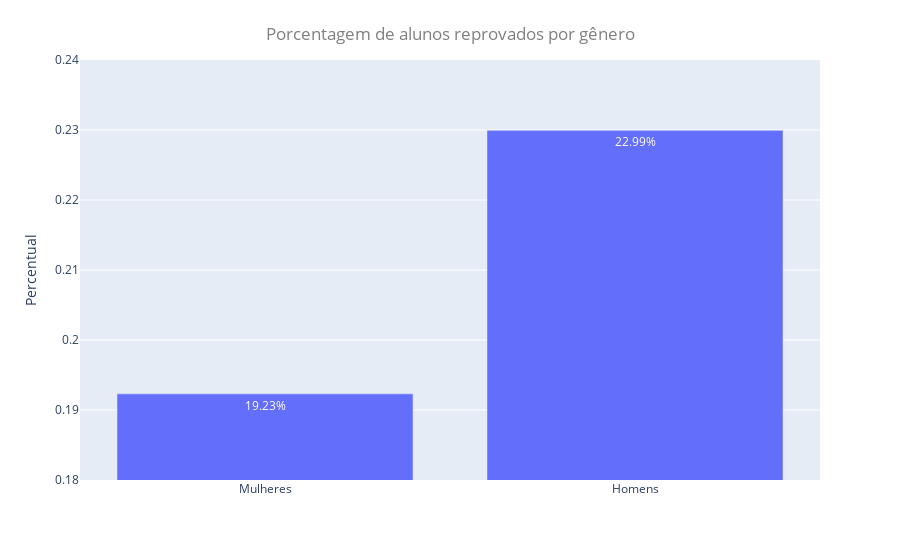

Here is the notebook cell this chart was saved with:
### Code cell
df_reprovados = df_edu[df_edu['failures']>0].groupby('sex').count()['media']/df_edu.value_counts('sex')
df_reprovados.index = ['Mulheres','Homens']
fig = px.bar(df_reprovados,text_auto='.2%')
fig.update_layout(    
    yaxis_title="Percentual",
    yaxis_range=[0.18,.24],
    xaxis_title=None,
    legend_title="",
    showlegend = False,
    title={
        'text': 'Porcentagem de alunos reprovados por gênero',
        'y':0.95,
        'x':0.5,
        'font_color': 'grey'
    })

### Figure 1 — Plotly figure (JSON) as saved in the notebook; plotly's stock layout.template omitted (floating-point values rounded to 4 significant figures)
{"data": [{"alignmentgroup": "True", "hovertemplate": "variable=0<br>index=%{x}<br>value=%{y}<extra></extra>", "legendgroup": "0", "marker": {"color": "#636efa", "pattern": {"shape": ""}}, "name": "0", "offsetgroup": "0", "orientation": "v", "showlegend": true, "textposition": "auto", "texttemplate": "%{y:.2%}", "type": "bar", "x": ["Mulheres", "Homens"], "xaxis": "x", "y": [0.1923, 0.2299], "yaxis": "y"}], "layout": {"barmode": "relative", "legend": {"title": {"text": ""}, "tracegroupgap": 0}, "margin": {"t": 60}, "showlegend": false, "title": {"font": {"color": "grey"}, "text": "Porcentagem de alunos reprovados por gênero", "x": 0.5, "y": 0.95}, "xaxis": {"anchor": "y", "domain": [0, 1], "title": {}}, "yaxis": {"anchor": "x", "domain": [0, 1], "range": [0.18, 0.24], "title": {"text": "Percentual"}}}}
